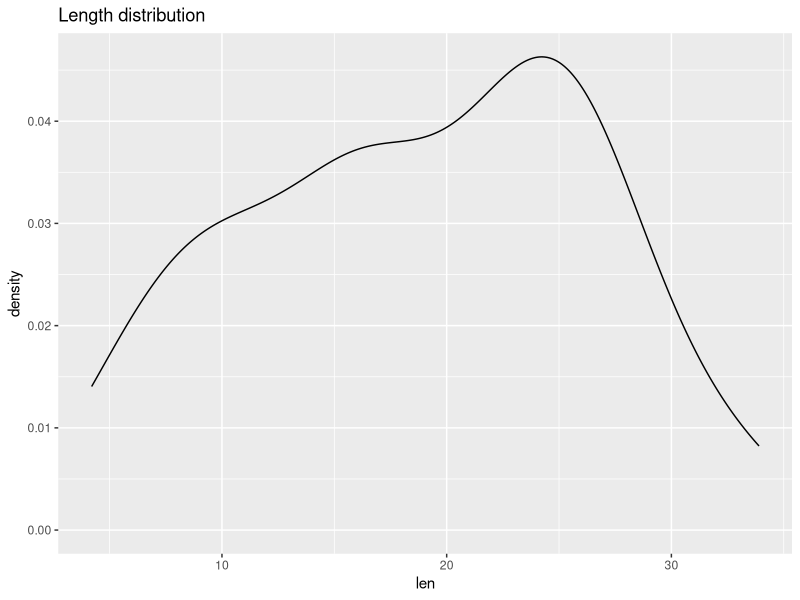
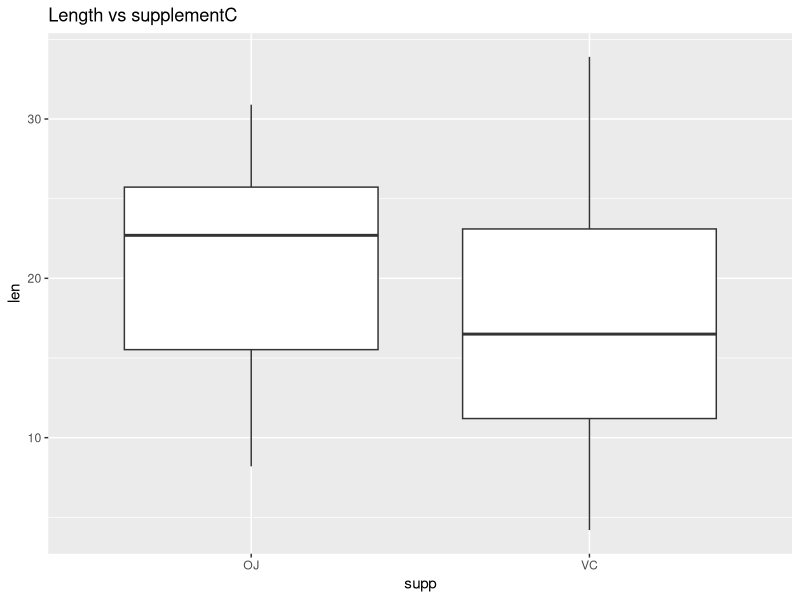
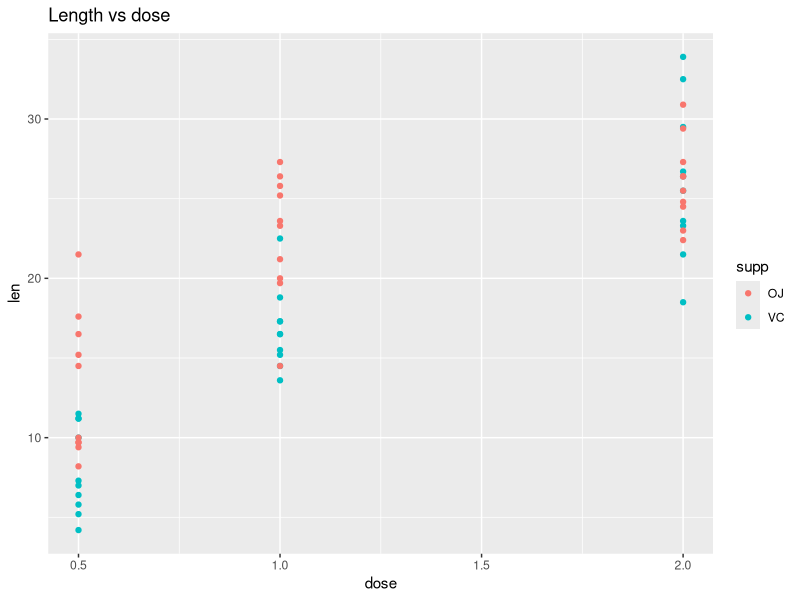

The R script that drew these images, in order:
## ---- chunk 1
knitr::opts_chunk$set(echo = TRUE)
library(datasets)
library(ggplot2)
library(dplyr)
library(broom)
rawData<-ToothGrowth
## ---- chunk 2
ggplot(rawData,aes(len))+
  geom_density()+
  labs(title="Length distribution")
## ---- chunk 3
prop.table(table(select(rawData,supp,dose)))
## ---- chunk 4
ggplot(rawData,aes(x=supp,y=len))+
  geom_boxplot()+
  labs(title="Length vs supplementC")
## ---- chunk 5
tidy(t.test(formula=rawData$len~rawData$supp, var.equal = FALSE))
## ---- chunk 6
ggplot(rawData,aes(x=dose,y=len))+
  geom_point(aes(colour = supp))+
  labs(title="Length vs dose")
## ---- chunk 7
tidy(t.test(rawData$len[rawData$dose==1],rawData$dose[rawData$dose==0.5], var.equal = FALSE))
tidy(t.test(rawData$len[rawData$dose==2],rawData$dose[rawData$dose==1], var.equal = FALSE))
tidy(t.test(rawData$len[rawData$dose==2],rawData$dose[rawData$dose==0.5], var.equal = FALSE))
